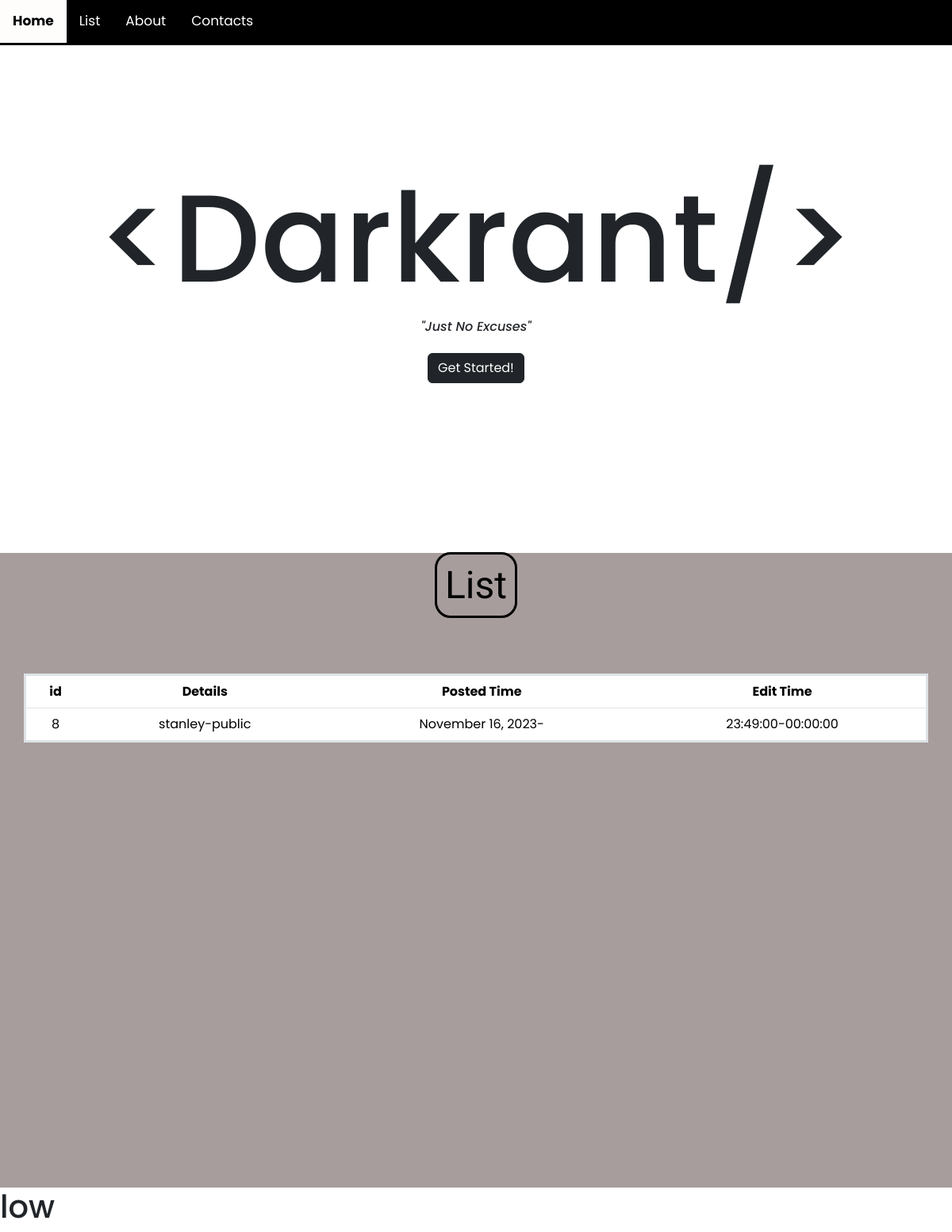
The page / on the database its author committed.
### tables this page shows
CREATE TABLE `list_tbl` (
  `id` int(11) NOT NULL,
  `details` text NOT NULL,
  `date_posted` varchar(30) NOT NULL,
  `time_posted` time NOT NULL,
  `date_edited` varchar(30) NOT NULL,
  `time_edited` time NOT NULL,
  `public` varchar(5) NOT NULL
);

### index.php (the view, shortened to what this page needs)
<!DOCTYPE html>
<html lang="en">
<head>
    <link rel="stylesheet" href="./css/navbar.css" />
    <link rel="stylesheet" href="./css/home.css" />
    <link rel="stylesheet" href="./css/loader.css" />
    <link rel="stylesheet" href="https://cdnjs.cloudflare.com/ajax/libs/font-awesome/4.7.0/css/font-awesome.min.css">
    <link href="https://cdn.jsdelivr.net/npm/bootstrap@5.3.2/dist/css/bootstrap.min.css" rel="stylesheet">
</head>
<body>
    <header>
        <div class="topnav" id="myTopnav">
            <a href="#home" class="active">Home</a>
            <a href="#list">List</a>
            <a href="#about">About</a>
            <a href="#contacts">Contacts</a>
        </div>
    </header>
    <section class="section1" id="home">
        <div class="header-title">
            <h1>
                &lt;Darkrant/&gt;
            </h1>
            <h6>"Just No Excuses"</h6>
            <a href="./login.php" class="btn btn-dark mt-3"> Get Started!</a>
        </div>
    </section>
    <section class="section2" id="list" style="text-align: center;">
        <div class="header-list">
            <a href="#list"> List </a>
        </div>
        <div style="margin: 30px; position:relative; top:50px;">
            <table class="table">
                <thead>
                    <tr>
                        <th scope="col">id</th>
                        <th scope="col">Details</th>
                        <th scope="col">Posted Time</th>
                        <th scope="col">Edit Time</th>
                    </tr>
                </thead>
                <tbody>
                    <?php
                    $servername = "localhost";
                    $username_db = "root";
                    $password_db = "";
                    $db_name = "master_db";
                    $conn = mysqli_connect($servername, $username_db, $password_db, $db_name);
                    $query = mysqli_query($conn, "SELECT * FROM list_tbl WHERE public = 'yes'");
                    while ($row = mysqli_fetch_array($query)) {
                        print "<tr>";
                        print "<td>" . $row['id'] . "</td>";
                        print "<td>" . $row['details'] . "</td>";
                        print "<td>" . $row['date_posted'] . "-" . $row['date_edited'] . "</td>";
                        print "<td>" . $row['time_posted'] . "-" . $row['time_edited'] . "</td>";
                        print "</tr>";
                    }
                    ?>
                </tbody>
            </table>
        </div>
    </section>
    <section class="section3" id="about">
        <h1>low</h1>
    </section>
</body>
</html>

### css/navbar.css (style rules this page uses)
body { margin: 0; font-family: "Poppins", Arial, Helvetica, sans-serif; }
.topnav { overflow: hidden; background-color: #000000; border-style: solid; border-color: #000000; border-top: hidden; border-left: hidden; border-right: hidden; }
.topnav a { float: left; display: block; color: #ffffff; text-align: center; padding: 14px 16px; text-decoration: none; font-size: 17px; }
.topnav a.active { background: rgb(255, 252, 252); color: rgb(0, 0, 0); font-weight: bolder; }
.section1 { width: 100%; height: 80vh; text-align: center; }
.header-title { margin: auto; position: relative; top: 150px; }
.header-title h1 { font-size: 13vw; }
.header-title h6 { font-style: italic; }
.section2 { width: 100%; height: 100vh; background-color: rgb(168, 157, 157); }
.header-list a { text-decoration: none; color: #000000; position: relative; font-size: 3rem; font-family: "Cedarville Cursive"; padding: 10px; border-style: solid; border-radius: 20px; border-color: #000000; }
.header-list { position: relative; top: 5px; }
.section3 { width: 100%; height: 100%; }

### css/home.css (style rules this page uses)
* { margin: 0; font-family: "Poppins", Arial, Helvetica, sans-serif; }
.table { border-style: solid; border-color: black; text-align: center; }

### rows shown on the page
list_tbl: id "8", details "stanley-public", date_posted "November 16, 2023", time_posted "23:49:00", time_edited "00:00:00"
